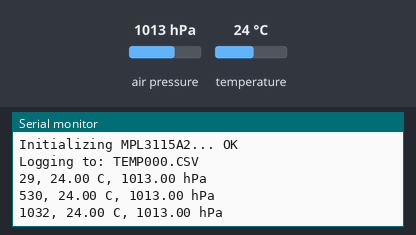
This sketch was run on a simulated Arduino Uno, built with avr-gcc and run on an emulated ATmega328P. Shown: the last lines printed to the serial monitor. The inputs (shaded band) are chosen by the test bench; at power-on: air pressure 1013 hPa, temperature 24 °C. Storage starts empty.

Above: at 1.3 s.
1.4 s: air pressure set to 952 hPa
At 1.9 s:
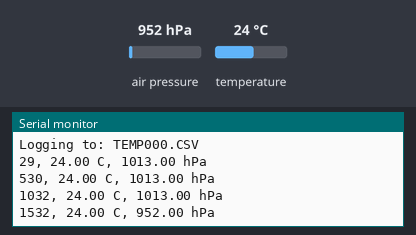
2.9 s: temperature set to 12 °C
At 3.5 s:
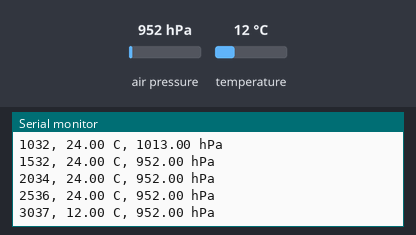
4.4 s: air pressure set to 975 hPa
At 5.0 s:
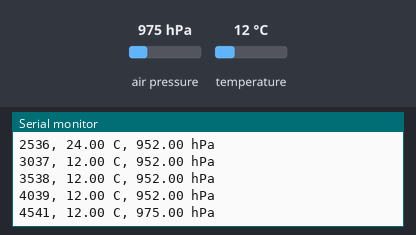
Timing chart, 0 to 7.4 s (numbered marks = the images above; inputs shaded):
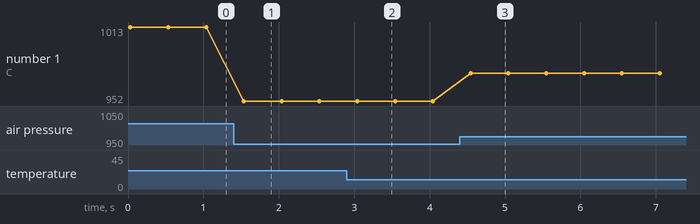

Measured:
- after the input at 1.4 s, the serial monitor: prints a new line after 0.14 s (image 1)
- after the input at 2.9 s, the serial monitor: prints a new line after 0.14 s (image 2)
- after the input at 4.4 s, the serial monitor: prints a new line after 0.14 s (image 3)
- plotted number 1: 1013 → 952 after the input at 1.4 s, 952 → 975 after the input at 4.4 s

The sketch:

PTrecord.ino
```cpp
// MKR Zero + MPL3115A2 temp & pressure logger to SD
// Creates TEMP000.CSV, TEMP001.CSV, ... and logs: ms_since_boot,temp_C,press_hPa

#include <Wire.h>
#include <SPI.h>
#include <SD.h>
#include <Adafruit_MPL3115A2.h>

Adafruit_MPL3115A2 mpl = Adafruit_MPL3115A2();
File logFile;

const uint32_t LOG_INTERVAL_MS = 500;     // change to taste
const uint8_t  MAX_FILES        = 200;     // TEMP000.CSV ... TEMP199.CSV
const char*    FILE_PREFIX      = "TEMP";
const char*    FILE_EXT         = ".CSV";

// For MKR Zero the SD CS pin is defined as SDCARD_SS_PIN by the core
#ifndef SDCARD_SS_PIN
#define SDCARD_SS_PIN 4
#endif

uint32_t lastLog = 0;

String makeFilename(uint16_t idx) {
  char name[13]; // 8.3 format max
  snprintf(name, sizeof(name), "%s%03u%s", FILE_PREFIX, idx, FILE_EXT);
  return String(name);
}

bool createNewLogFile() {
  for (uint16_t i = 0; i < MAX_FILES; i++) {
    String fname = makeFilename(i);
    if (!SD.exists(fname.c_str())) {
      logFile = SD.open(fname.c_str(), FILE_WRITE);
      if (logFile) {
        // CSV header (includes pressure)
        logFile.println(F("ms_since_boot,temp_C,press_hPa"));
        logFile.flush();
        Serial.print(F("Logging to: "));
        Serial.println(fname);
        return true;
      } else {
        Serial.print(F("Failed to open new file: "));
        Serial.println(fname);
        return false;
      }
    }
  }
  Serial.println(F("No free TEMPxxx.CSV filename slots left."));
  return false;
}

bool initSD() {
  Serial.print(F("Initializing SD... "));
  if (!SD.begin(SDCARD_SS_PIN)) {
    Serial.println(F("SD.begin() failed!"));
    return false;
  }
  Serial.println(F("OK"));
  return true;
}

bool initSensor() {
  Serial.print(F("Initializing MPL3115A2... "));
  if (!mpl.begin()) {
    Serial.println(F("not found (check wiring, power, I2C addr 0x60)."));
    return false;
  }
  // Some library versions auto-handle mode/oversampling on read.
  Serial.println(F("OK"));
  return true;
}

void setup() {
  Serial.begin(115200);
  while (!Serial && millis() < 4000) { /* wait for USB */ }

  if (!initSD()) {
    // Keep trying so user can insert a card after boot
    while (!initSD()) {
      Serial.println(F("Insert/format a microSD card and press reset if needed."));
      delay(2000);
    }
  }

  if (!initSensor()) {
    Serial.println(F("Sensor init failed; halting."));
    while (1) { delay(100); }   // <-- missing ';' fixed, and proper braces
  }

  if (!createNewLogFile()) {
    Serial.println(F("Could not create log file; halting."));
    while (1) { delay(100); }
  }

  lastLog = millis() - LOG_INTERVAL_MS; // so we log immediately
}

void loop() {
  uint32_t now = millis();
  if (now - lastLog >= LOG_INTERVAL_MS) {
    lastLog = now;

    // Read temperature (°C) and pressure (Pa) from MPL3115A2
    float tempC   = mpl.getTemperature();  // Celsius
    float pressPa = mpl.getPressure();     // Pascals
    float press_hPa = pressPa / 100.0f;    // Pa -> hPa (millibars)

    // Print to serial
    Serial.print(now);
    Serial.print(F(", "));
    Serial.print(tempC, 2);
    Serial.print(F(" C, "));
    Serial.print(press_hPa, 2);
    Serial.println(F(" hPa"));

    // Write to SD
    if (logFile) {
      logFile.print(now);
      logFile.print(',');
      logFile.print(tempC, 2);
      logFile.print(',');
      logFile.println(press_hPa, 2);
      logFile.flush(); // ensure data hits the card
    } else {
      Serial.println(F("logFile closed unexpectedly; attempting to recover..."));
    }
  }

  delay(5);
}
```
